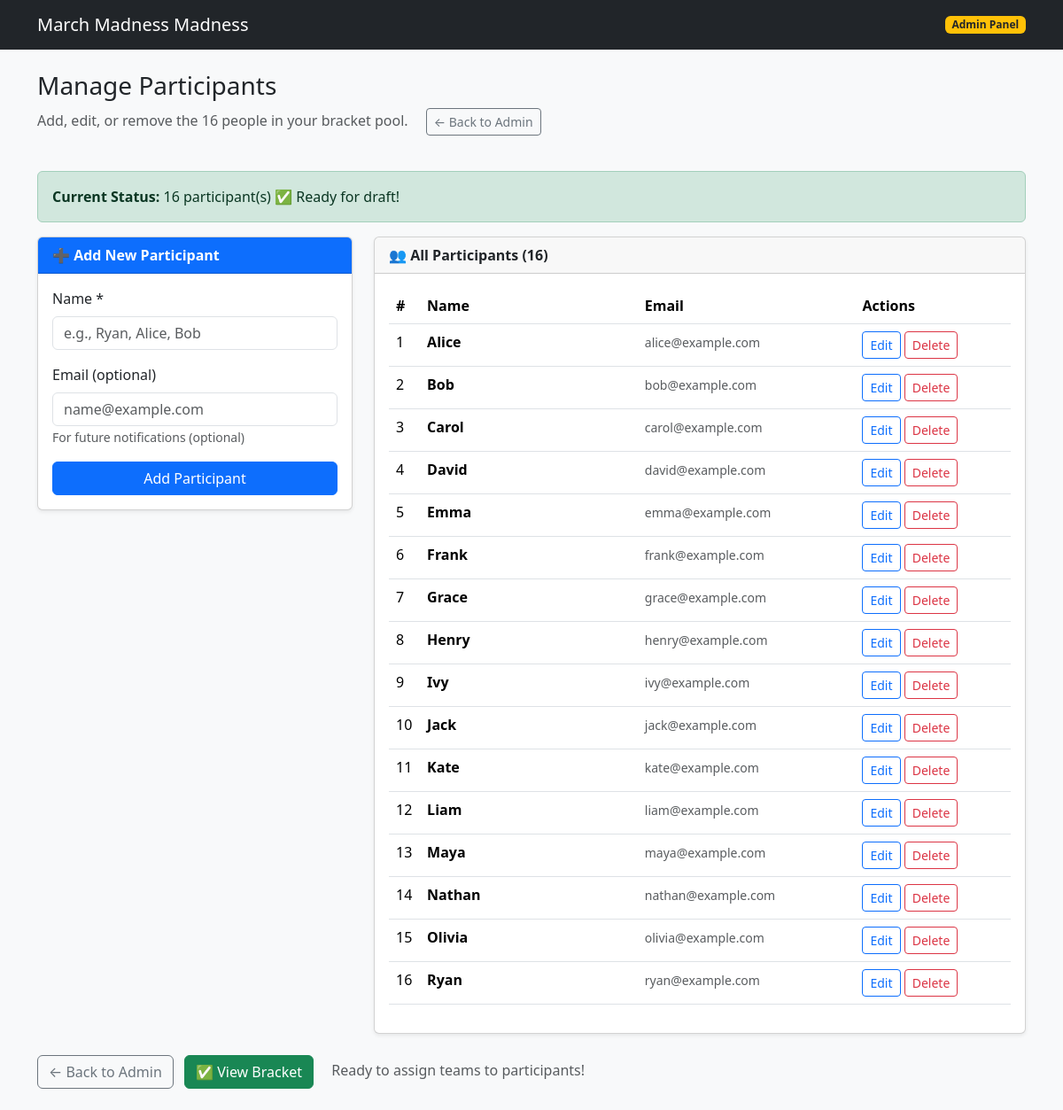
/admin/participants, run on the app's committed database.
### models.py (models this page shows, shortened)
class Participant(db.Model):
    id = db.Column(db.Integer, primary_key=True)
    name = db.Column(db.String(100), nullable=False, unique=True)
    email = db.Column(db.String(120), nullable=True)

### app.py (the view)
    @app.route("/admin/participants")
    def admin_participants():
        from flask import render_template
        from models import Participant
        participants = Participant.query.order_by(Participant.name.asc()).all()
        return render_template(
            "admin_participants.html",
            participants=participants
        )

### templates/admin_participants.html (shortened to what this page needs)
<!DOCTYPE html>
<html lang="en">
<head>
  <link
    href="https://cdn.jsdelivr.net/npm/bootstrap@5.3.3/dist/css/bootstrap.min.css"
    rel="stylesheet"
  />
  <link rel="stylesheet" href="{{ url_for('static', filename='style.css') }}" />
</head>
<body class="bg-light">
  <nav class="navbar navbar-dark bg-dark">
    <div class="container">
      <a href="{{ url_for('home') }}" class="navbar-brand">March Madness Madness</a>
      <span class="badge bg-warning text-dark">Admin Panel</span>
    </div>
  </nav>
  <main class="container py-4">
    <div class="row mb-4">
      <div class="col">
        <h1 class="h3">Manage Participants</h1>
        <p class="text-muted">
          Add, edit, or remove the 16 people in your bracket pool.
          <a href="{{ url_for('admin') }}" class="btn btn-sm btn-outline-secondary ms-3">← Back to Admin</a>
        </p>
      </div>
    </div>
    <div class="alert {% if participants|length == 16 %}alert-success{% elif participants|length < 16 %}alert-warning{% else %}alert-danger{% endif %}">
      <strong>Current Status:</strong>
      {{ participants|length }} participant(s)
      {% if participants|length == 16 %}
        ✅ Ready for draft!
      {% elif participants|length < 16 %}
        ⚠️ Need {{ 16 - participants|length }} more for a full pool
      {% else %}
        ❌ Too many participants (need exactly 16)
      {% endif %}
    </div>
    <div class="row">
      <div class="col-md-4 mb-4">
        <div class="card shadow-sm">
          <div class="card-header bg-primary text-white">
            <strong>➕ Add New Participant</strong>
          </div>
          <div class="card-body">
            <form method="post" action="{{ url_for('admin_participants_add') }}">
              <div class="mb-3">
                <label for="add_name" class="form-label">Name *</label>
                <input
                  type="text"
                  class="form-control"
                  id="add_name"
                  name="name"
                  placeholder="e.g., Ryan, Alice, Bob"
                  required
                  maxlength="100"
                >
              </div>
              <div class="mb-3">
                <label for="add_email" class="form-label">Email (optional)</label>
                <input
                  type="email"
                  class="form-control"
                  id="add_email"
                  name="email"
                  placeholder="name@example.com"
                  maxlength="120"
                >
                <small class="text-muted">For future notifications (optional)</small>
              </div>
              <button type="submit" class="btn btn-primary w-100">
                Add Participant
              </button>
            </form>
          </div>
        </div>
      </div>
      <div class="col-md-8">
        <div class="card shadow-sm">
          <div class="card-header">
            <strong>👥 All Participants ({{ participants|length }})</strong>
          </div>
          <div class="card-body">
            {% if participants %}
              <div class="table-responsive">
                <table class="table table-hover participants-table">
                  <thead>
                    <tr>
                      <th>#</th>
                      <th>Name</th>
                      <th>Email</th>
                      <th>Actions</th>
                    </tr>
                  </thead>
                  <tbody>
                    {% for participant in participants %}
                    <tr>
                      <td>{{ loop.index }}</td>
                      <td>
                        <strong>{{ participant.name }}</strong>
                      </td>
                      <td>
                        <small class="text-muted">{{ participant.email or '—' }}</small>
                      </td>
                      <td>
                        <button
                          class="btn btn-sm btn-outline-primary"
                          data-bs-toggle="modal"
                          data-bs-target="#editModal{{ participant.id }}"
                        >
                          Edit
                        </button>
                        <form
                          method="post"
                          action="{{ url_for('admin_participants_delete', participant_id=participant.id) }}"
                          class="inline-form"
                          onsubmit="return confirm('Delete {{ participant.name }}? This cannot be undone.');"
                        >
                          <button type="submit" class="btn btn-sm btn-outline-danger">
                            Delete
                          </button>
                        </form>
                      </td>
                    </tr>
                    {% endfor %}
                  </tbody>
                </table>
              </div>
            {% else %}
              <div class="alert alert-info">
                <strong>No participants yet.</strong> Add your first participant using the form on the left!
              </div>
            {% endif %}
          </div>
        </div>
      </div>
    </div>
    <div class="mt-4">
      <a href="{{ url_for('admin') }}" class="btn btn-outline-secondary">← Back to Admin</a>
      {% if participants|length == 16 %}
        <a href="{{ url_for('home') }}" class="btn btn-success ms-2">
          ✅ View Bracket
        </a>
        <span class="text-muted ms-3">Ready to assign teams to participants!</span>
      {% endif %}
    </div>
  </main>
</body>
</html>

### static/style.css (style rules this page uses)
.inline-form { display: inline; }
.participants-table th:nth-child(1) { width: 5%; }
.participants-table th:nth-child(2) { width: 35%; }
.participants-table th:nth-child(3) { width: 35%; }
.participants-table th:nth-child(4) { width: 25%; }

### data on the page
Participant: name "Alice", email "alice@example.com"
Participant: name "Bob", email "bob@example.com"
Participant: name "Carol", email "carol@example.com"
Participant: name "David", email "david@example.com"
Participant: name "Emma", email "emma@example.com"
Participant: name "Frank", email "frank@example.com"
Participant: name "Grace", email "grace@example.com"
Participant: name "Henry", email "henry@example.com"
Participant: name "Ivy", email "ivy@example.com"
Participant: name "Jack", email "jack@example.com"
Participant: name "Kate", email "kate@example.com"
Participant: name "Liam", email "liam@example.com"
Participant: name "Maya", email "maya@example.com"
Participant: name "Nathan", email "nathan@example.com"
Participant: name "Olivia", email "olivia@example.com"
Participant: name "Ryan", email "ryan@example.com"

### other printed values
{{ participants|length }} "16"
